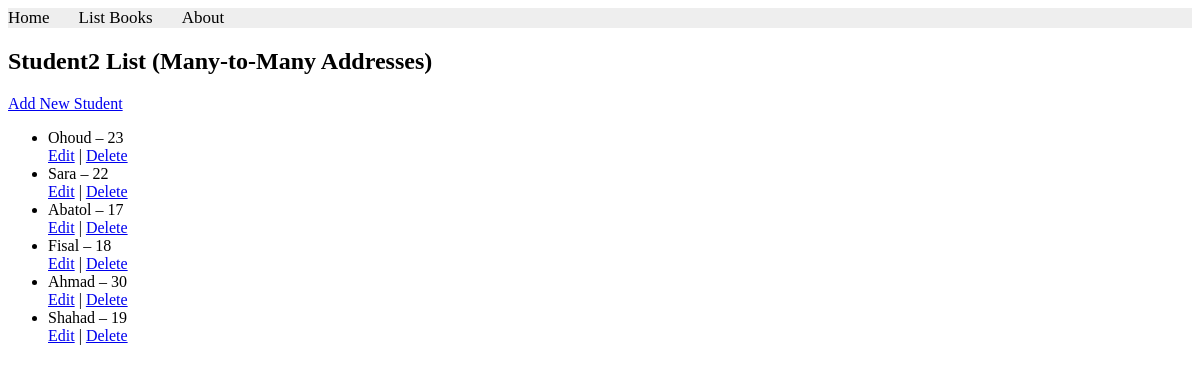
Screenshot of /books/lab11_part2/liststudents with the database file from the repository.
### apps/bookmodule/models.py (models this page shows, shortened)
class Student2(models.Model):
    name = models.CharField(max_length=100)
    age = models.IntegerField()
    address = models.ManyToManyField(Address2)  # هنا ManyToMany بدل ForeignKey

### apps/bookmodule/views.py (the view)
# urls.py: path('lab11_part2/liststudents', views.list_students2, name='list_students2'),
def list_students2(request):
    students = Student2.objects.all()
    return render(request, 'bookmodule/part2_liststudents.html', {'students': students})

### apps/templates/bookmodule/part2_liststudents.html (shortened to what this page needs)
{% extends "layouts/base.html" %}
{% block content %}
<h2>Student2 List (Many-to-Many Addresses)</h2>
<a href="{% url 'add_student2' %}">Add New Student</a>
<ul>
    {% for student in students %}
        <li>
            {{ student.name }} – {{ student.age }}
            <a href="{% url 'edit_student2' student.id %}">Edit</a> |
            <a href="{% url 'delete_student2' student.id %}">Delete</a>
        </li>
    {% empty %}
        <li>No students available.</li>
    {% endfor %}
</ul>
{% endblock %}

### rows the page displays
Student2: name "Ohoud", age "23"
Student2: name "Sara", age "22"
Student2: name "Abatol", age "17"
Student2: name "Fisal", age "18"
Student2: name "Ahmad", age "30"
Student2: name "Shahad", age "19"
